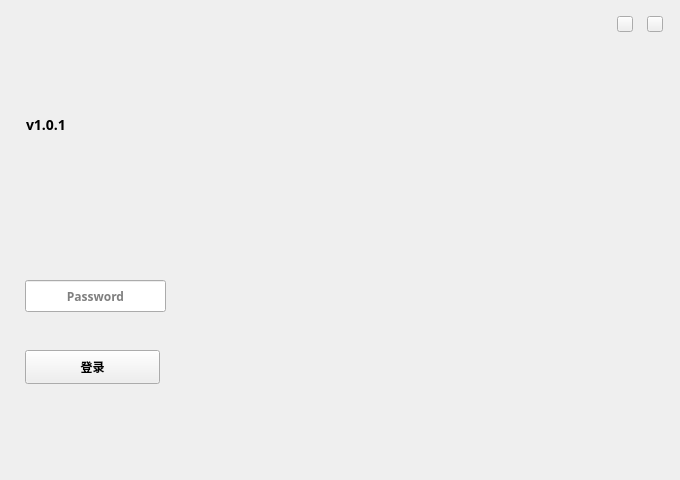
<?xml version="1.0" encoding="UTF-8"?>
<ui version="4.0">
 <class>LockPage</class>
 <widget class="QWidget" name="LockPage">
  <property name="geometry">
   <rect>
    <x>0</x>
    <y>0</y>
    <width>680</width>
    <height>480</height>
   </rect>
  </property>
  <property name="font">
   <font>
    <family>Microsoft YaHei UI Light</family>
    <weight>75</weight>
    <bold>true</bold>
   </font>
  </property>
  <property name="windowTitle">
   <string>Form</string>
  </property>
  <widget class="QToolButton" name="miniBtn">
   <property name="geometry">
    <rect>
     <x>617</x>
     <y>16</y>
     <width>16</width>
     <height>16</height>
    </rect>
   </property>
   <property name="cursor">
    <cursorShape>PointingHandCursor</cursorShape>
   </property>
   <property name="focusPolicy">
    <enum>Qt::NoFocus</enum>
   </property>
   <property name="text">
    <string/>
   </property>
  </widget>
  <widget class="QLabel" name="tipLabel">
   <property name="geometry">
    <rect>
     <x>23</x>
     <y>323</y>
     <width>200</width>
     <height>20</height>
    </rect>
   </property>
   <property name="font">
    <font>
     <family>Microsoft YaHei UI Light</family>
    </font>
   </property>
   <property name="styleSheet">
    <string notr="true">color: rgb(255,34,76);</string>
   </property>
   <property name="text">
    <string/>
   </property>
   <property name="alignment">
    <set>Qt::AlignLeading|Qt::AlignLeft|Qt::AlignVCenter</set>
   </property>
  </widget>
  <widget class="QToolButton" name="enterBtn">
   <property name="geometry">
    <rect>
     <x>25</x>
     <y>350</y>
     <width>135</width>
     <height>34</height>
    </rect>
   </property>
   <property name="cursor">
    <cursorShape>PointingHandCursor</cursorShape>
   </property>
   <property name="focusPolicy">
    <enum>Qt::NoFocus</enum>
   </property>
   <property name="styleSheet">
    <string notr="true"/>
   </property>
   <property name="text">
    <string>登录</string>
   </property>
  </widget>
  <widget class="QLabel" name="welcome">
   <property name="geometry">
    <rect>
     <x>30</x>
     <y>150</y>
     <width>78</width>
     <height>15</height>
    </rect>
   </property>
   <property name="font">
    <font>
     <family>黑体</family>
     <pointsize>16</pointsize>
    </font>
   </property>
   <property name="styleSheet">
    <string notr="true"/>
   </property>
   <property name="text">
    <string/>
   </property>
  </widget>
  <widget class="QLabel" name="label_version">
   <property name="geometry">
    <rect>
     <x>26</x>
     <y>114</y>
     <width>80</width>
     <height>21</height>
    </rect>
   </property>
   <property name="font">
    <font>
     <pointsize>-1</pointsize>
    </font>
   </property>
   <property name="styleSheet">
    <string notr="true">font-size: 14px;</string>
   </property>
   <property name="text">
    <string>v1.0.1</string>
   </property>
  </widget>
  <widget class="QLineEdit" name="pwdLineEdit">
   <property name="geometry">
    <rect>
     <x>25</x>
     <y>280</y>
     <width>141</width>
     <height>32</height>
    </rect>
   </property>
   <property name="font">
    <font>
     <family>Microsoft YaHei UI Light</family>
    </font>
   </property>
   <property name="contextMenuPolicy">
    <enum>Qt::DefaultContextMenu</enum>
   </property>
   <property name="styleSheet">
    <string notr="true"/>
   </property>
   <property name="echoMode">
    <enum>QLineEdit::Password</enum>
   </property>
   <property name="alignment">
    <set>Qt::AlignCenter</set>
   </property>
   <property name="placeholderText">
    <string>Password</string>
   </property>
   <property name="clearButtonEnabled">
    <bool>false</bool>
   </property>
  </widget>
  <widget class="QToolButton" name="closeBtn">
   <property name="geometry">
    <rect>
     <x>647</x>
     <y>16</y>
     <width>16</width>
     <height>16</height>
    </rect>
   </property>
   <property name="cursor">
    <cursorShape>PointingHandCursor</cursorShape>
   </property>
   <property name="focusPolicy">
    <enum>Qt::NoFocus</enum>
   </property>
   <property name="text">
    <string/>
   </property>
  </widget>
  <widget class="QLabel" name="syncLabel">
   <property name="geometry">
    <rect>
     <x>540</x>
     <y>445</y>
     <width>120</width>
     <height>20</height>
    </rect>
   </property>
   <property name="font">
    <font>
     <family>Microsoft YaHei UI Light</family>
    </font>
   </property>
   <property name="styleSheet">
    <string notr="true">QLabel{color: white;}</string>
   </property>
   <property name="text">
    <string/>
   </property>
   <property name="alignment">
    <set>Qt::AlignCenter</set>
   </property>
  </widget>
 </widget>
 <resources/>
 <connections/>
</ui>
